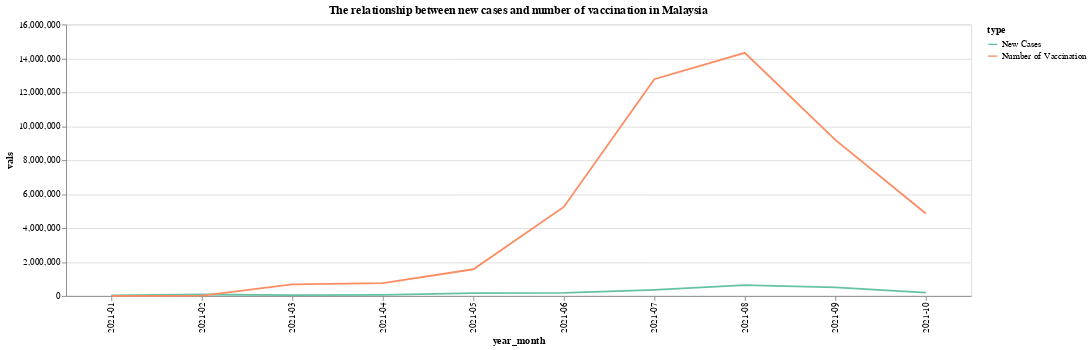

Write notebook code for a chart like this one.
### Code cell
#melt data before group and sum by year month and type 
daily_vaccina_m = daily_vaccina.melt('year_month', var_name='type',  value_name='vals')
daily_vaccina_m=daily_vaccina_m.groupby(['year_month','type'], as_index = False).sum()
#plot a line chart
alt.Chart(daily_vaccina_m,title='The relationship between new cases and number of vaccination in Malaysia').mark_line().encode(
    x="year_month",
    y='vals',
    color = alt.Color('type', scale=alt.Scale(scheme = 'set2'))
).properties(
    width=1000,
    height=300
)

### Figure 1 — Vega-Lite specification as saved in the notebook (floating-point values rounded to 4 significant figures)
{"config": {"view": {"continuousWidth": 400, "continuousHeight": 300}}, "data": {"name": "data-e5e3a3f214f04cbbba11054e7461915e"}, "mark": "line", "encoding": {"color": {"type": "nominal", "field": "type", "scale": {"scheme": "set2"}}, "x": {"type": "nominal", "field": "year_month"}, "y": {"type": "quantitative", "field": "vals"}}, "height": 300, "title": "The relationship between new cases and number of vaccination in Malaysia", "width": 1000, "$schema": "https://vega.github.io/schema/vega-lite/v4.8.1.json", "datasets": {"data-e5e3a3f214f04cbbba11054e7461915e": [{"year_month": "2021-01", "type": "New Cases", "vals": 34500.0}, {"year_month": "2021-01", "type": "Number of Vaccination", "vals": 0.0}, {"year_month": "2021-02", "type": "New Cases", "vals": 85790.0}, {"year_month": "2021-02", "type": "Number of Vaccination", "vals": 18750.0}, {"year_month": "2021-03", "type": "New Cases", "vals": 44750.0}, {"year_month": "2021-03", "type": "Number of Vaccination", "vals": 686200.0}, {"year_month": "2021-04", "type": "New Cases", "vals": 63210.0}, {"year_month": "2021-04", "type": "Number of Vaccination", "vals": 753500.0}, {"year_month": "2021-05", "type": "New Cases", "vals": 163600.0}, {"year_month": "2021-05", "type": "Number of Vaccination", "vals": 1572000.0}, {"year_month": "2021-06", "type": "New Cases", "vals": 179600.0}, {"year_month": "2021-06", "type": "Number of Vaccination", "vals": 5244000.0}, {"year_month": "2021-07", "type": "New Cases", "vals": 361300.0}, {"year_month": "2021-07", "type": "Number of Vaccination", "vals": 12780000.0}, {"year_month": "2021-08", "type": "New Cases", "vals": 633000.0}, {"year_month": "2021-08", "type": "Number of Vaccination", "vals": 14330000.0}, {"year_month": "2021-09", "type": "New Cases", "vals": 499400.0}, {"year_month": "2021-09", "type": "Number of Vaccination", "vals": 9196000.0}, {"year_month": "2021-10", "type": "New Cases", "vals": 196500.0}, {"year_month": "2021-10", "type": "Number of Vaccination", "vals": 4859000.0}]}}
